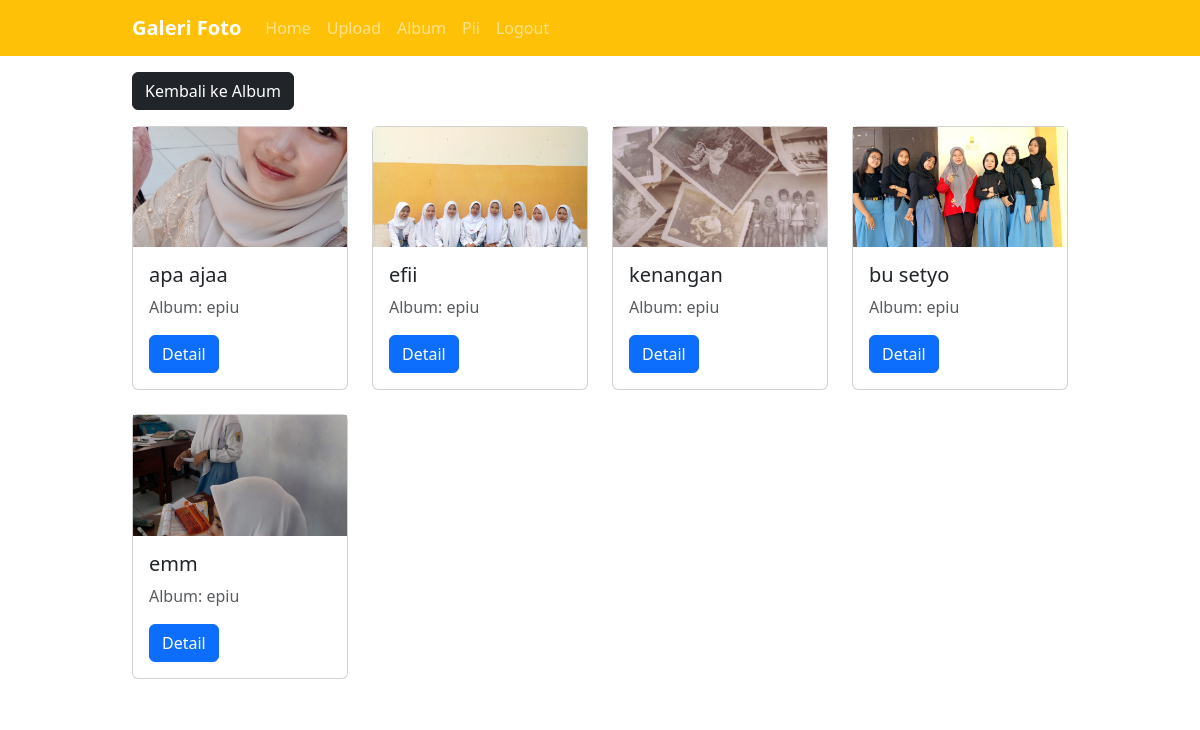
Screenshot of /?url=kategori&&albumid=6 (signed in) with the database file from the repository.
### tables this page shows
CREATE TABLE `foto` (
  `fotoid` int(11) NOT NULL,
  `judulfoto` varchar(255) NOT NULL,
  `deskripsifoto` text NOT NULL,
  `tanggalunggah` date NOT NULL,
  `lokasifile` varchar(255) NOT NULL,
  `albumid` int(11) NOT NULL,
  `userid` int(11) NOT NULL
);

CREATE TABLE `album` (
  `albumid` int(11) NOT NULL,
  `namaalbum` varchar(255) NOT NULL,
  `deskripsi` text NOT NULL,
  `tanggaldibuat` date NOT NULL,
  `userid` int(11) NOT NULL
);

### page/kategori.php (the view)
<div class="container">
<div class="row">
<div class="col-12 py-3">
    <a href="?url=album" class="btn btn-dark">Kembali ke Album</a>
</div>
    <?php
    $kategori=mysqli_query($conn, "SELECT * FROM foto INNER JOIN album ON foto.albumid=album.albumid WHERE foto.
    albumid='{$_GET['albumid']}'");
    foreach($kategori as $kat):
    ?>
    <div class="col-6 col-md-4 col-lg-3 mb-4">
    <div class="card">
    <img src="uploads/<?= $kat['lokasifile'] ?>" class="object-fit-cover" style="aspect-ratio: 16/9;">
    <div class="card-body">
        <h5 class="card-title"><?= $kat['judulfoto'] ?></h5>
        <p class="card-text text-muted">Album: <?= $kat['namaalbum'] ?></p>
        <a href="?url=detail&&id=<?= $kat['fotoid'] ?>" class="btn btn-primary">Detail</a>
       </div>
     </div>
    </div>
    <?php endforeach; ?>
  </div>
</div>

### assets/css/style.css (style rules this page uses)
.container { width: 80%; margin: 0 auto; }
.container:after { content: ''; display: block; clear: both; }

### rows the page displays
foto: lokasifile (picture), judulfoto "apa ajaa", albumid.namaalbum "epiu"
foto: lokasifile (picture), judulfoto "efii", albumid.namaalbum "epiu"
foto: lokasifile (picture), judulfoto "kenangan", albumid.namaalbum "epiu"
foto: lokasifile (picture), judulfoto "bu setyo", albumid.namaalbum "epiu"
foto: lokasifile (picture), judulfoto "emm", albumid.namaalbum "epiu"

### other values shown
$_SESSION['username'] "Pii"
